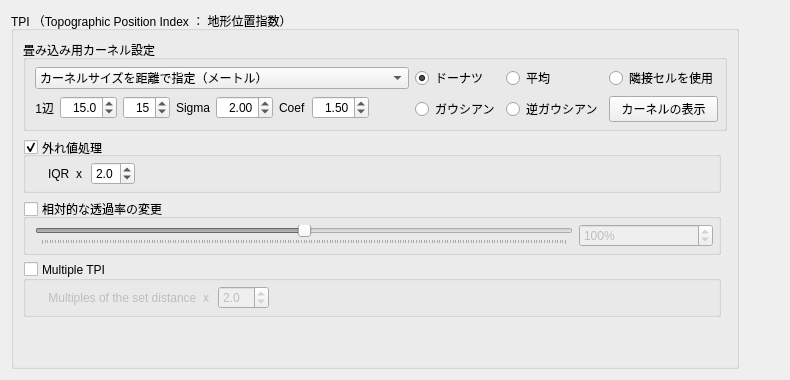
     <widget class="QWidget" name="TpiTab">
      <attribute name="title">
       <string>TPI</string>
      </attribute>
      <layout class="QHBoxLayout" name="horizontalLayout_2">
       <item>
        <widget class="QGroupBox" name="gpBox_Tpi">
         <property name="title">
          <string>TPI （Topographic Position Index ： 地形位置指数）</string>
         </property>
         <property name="checkable">
          <bool>false</bool>
         </property>
         <property name="checked">
          <bool>false</bool>
         </property>
         <layout class="QGridLayout" name="gridLayout_4">
          <item row="0" column="0" colspan="2">
           <widget class="QGroupBox" name="gB_1">
            <property name="styleSheet">
             <string notr="true"/>
            </property>
            <property name="title">
             <string>畳み込み用カーネル設定</string>
            </property>
            <property name="checkable">
             <bool>false</bool>
            </property>
            <layout class="QGridLayout" name="gridLayout">
             <property name="leftMargin">
              <number>9</number>
             </property>
             <property name="topMargin">
              <number>6</number>
             </property>
             <property name="rightMargin">
              <number>6</number>
             </property>
             <property name="bottomMargin">
              <number>6</number>
             </property>
             <item row="0" column="0">
              <layout class="QVBoxLayout" name="vL_2">
               <item>
                <widget class="QComboBox" name="cmbBox_KernelDistanceSpec">
                 <property name="minimumSize">
                  <size>
                   <width>0</width>
                   <height>0</height>
                  </size>
                 </property>
                 <property name="currentIndex">
                  <number>0</number>
                 </property>
                 <item>
                  <property name="text">
                   <string>カーネルサイズを距離で指定（メートル）</string>
                  </property>
                 </item>
                 <item>
                  <property name="text">
                   <string>カーネルサイズをセル数で指定</string>
                  </property>
                 </item>
                </widget>
               </item>
               <item>
                <layout class="QGridLayout" name="gL_4">
                 <item row="0" column="5">
                  <widget class="QLabel" name="l_4">
                   <property name="text">
                    <string>Sigma</string>
                   </property>
                   <property name="alignment">
                    <set>Qt::AlignRight|Qt::AlignTrailing|Qt::AlignVCenter</set>
                   </property>
                   <property name="indent">
                    <number>-1</number>
                   </property>
                  </widget>
                 </item>
                 <item row="0" column="8">
                  <widget class="QgsDoubleSpinBox" name="spinBoxF_TpiGaussCoef">
                   <property name="alignment">
                    <set>Qt::AlignRight|Qt::AlignTrailing|Qt::AlignVCenter</set>
                   </property>
                   <property name="singleStep">
                    <double>0.100000000000000</double>
                   </property>
                   <property name="value">
                    <double>1.500000000000000</double>
                   </property>
                   <property name="showClearButton">
                    <bool>false</bool>
                   </property>
                  </widget>
                 </item>
                 <item row="0" column="7">
                  <widget class="QLabel" name="l_5">
                   <property name="text">
                    <string>Coef</string>
                   </property>
                  </widget>
                 </item>
                 <item row="0" column="9">
                  <spacer name="hS_1">
                   <property name="orientation">
                    <enum>Qt::Horizontal</enum>
                   </property>
                   <property name="sizeHint" stdset="0">
                    <size>
                     <width>40</width>
                     <height>20</height>
                    </size>
                   </property>
                  </spacer>
                 </item>
                 <item row="0" column="2">
                  <widget class="QgsDoubleSpinBox" name="spinBoxF_KernelSizeMetre">
                   <property name="focusPolicy">
                    <enum>Qt::StrongFocus</enum>
                   </property>
                   <property name="frame">
                    <bool>true</bool>
                   </property>
                   <property name="alignment">
                    <set>Qt::AlignRight|Qt::AlignTrailing|Qt::AlignVCenter</set>
                   </property>
                   <property name="decimals">
                    <number>1</number>
                   </property>
                   <property name="maximum">
                    <double>500.000000000000000</double>
                   </property>
                   <property name="singleStep">
                    <double>0.500000000000000</double>
                   </property>
                   <property name="value">
                    <double>15.000000000000000</double>
                   </property>
                   <property name="showClearButton">
                    <bool>false</bool>
                   </property>
                   <property name="clearValue">
                    <bool>false</bool>
                   </property>
                   <property name="expressionsEnabled">
                    <bool>true</bool>
                   </property>
                  </widget>
                 </item>
                 <item row="0" column="1">
                  <widget class="QLabel" name="l_15">
                   <property name="text">
                    <string>1辺</string>
                   </property>
                   <property name="alignment">
                    <set>Qt::AlignRight|Qt::AlignTrailing|Qt::AlignVCenter</set>
                   </property>
                   <property name="indent">
                    <number>-1</number>
                   </property>
                  </widget>
                 </item>
                 <item row="0" column="6">
                  <widget class="QgsDoubleSpinBox" name="spinBoxF_TpiGaussSigma">
                   <property name="focusPolicy">
                    <enum>Qt::StrongFocus</enum>
                   </property>
                   <property name="alignment">
                    <set>Qt::AlignRight|Qt::AlignTrailing|Qt::AlignVCenter</set>
                   </property>
                   <property name="maximum">
                    <double>20.000000000000000</double>
                   </property>
                   <property name="value">
                    <double>2.000000000000000</double>
                   </property>
                   <property name="showClearButton">
                    <bool>false</bool>
                   </property>
                  </widget>
                 </item>
                 <item row="0" column="3">
                  <widget class="QgsSpinBox" name="spinBoxInt_KernelSizeCells">
                   <property name="alignment">
                    <set>Qt::AlignRight|Qt::AlignTrailing|Qt::AlignVCenter</set>
                   </property>
                   <property name="minimum">
                    <number>1</number>
                   </property>
                   <property name="maximum">
                    <number>100</number>
                   </property>
                   <property name="value">
                    <number>15</number>
                   </property>
                   <property name="showClearButton">
                    <bool>false</bool>
                   </property>
                  </widget>
                 </item>
                </layout>
               </item>
              </layout>
             </item>
             <item row="0" column="1">
              <layout class="QGridLayout" name="gridLayout_12">
               <item row="0" column="0">
                <widget class="QRadioButton" name="radioBtn_DoughnutKernel">
                 <property name="text">
                  <string>ドーナツ</string>
                 </property>
                 <property name="checked">
                  <bool>true</bool>
                 </property>
                </widget>
               </item>
               <item row="0" column="1">
                <widget class="QRadioButton" name="radioBtn_MeanKernel">
                 <property name="text">
                  <string>平均</string>
                 </property>
                </widget>
               </item>
               <item row="0" column="2">
                <widget class="QRadioButton" name="radioBtn_OrgKernel">
                 <property name="text">
                  <string>隣接セルを使用</string>
                 </property>
                </widget>
               </item>
               <item row="1" column="0">
                <widget class="QRadioButton" name="radioBtn_GaussKernel">
                 <property name="text">
                  <string>ガウシアン</string>
                 </property>
                </widget>
               </item>
               <item row="1" column="1">
                <widget class="QRadioButton" name="radioBtn_InvGaussKernel">
                 <property name="text">
                  <string>逆ガウシアン</string>
                 </property>
                </widget>
               </item>
               <item row="1" column="2">
                <widget class="QPushButton" name="btn_ShowTpiKernel">
                 <property name="text">
                  <string>カーネルの表示</string>
                 </property>
                </widget>
               </item>
              </layout>
             </item>
            </layout>
           </widget>
          </item>
          <item row="4" column="0">
           <widget class="QGroupBox" name="gpBox_MultipleTpi">
            <property name="title">
             <string>Multiple TPI</string>
            </property>
            <property name="alignment">
             <set>Qt::AlignLeading|Qt::AlignLeft|Qt::AlignVCenter</set>
            </property>
            <property name="checkable">
             <bool>true</bool>
            </property>
            <property name="checked">
             <bool>false</bool>
            </property>
            <layout class="QHBoxLayout" name="horizontalLayout_11">
             <property name="sizeConstraint">
              <enum>QLayout::SetMaximumSize</enum>
             </property>
             <property name="leftMargin">
              <number>9</number>
             </property>
             <property name="topMargin">
              <number>5</number>
             </property>
             <property name="rightMargin">
              <number>5</number>
             </property>
             <property name="bottomMargin">
              <number>5</number>
             </property>
             <item>
              <layout class="QHBoxLayout" name="hL_2">
               <item>
                <widget class="QLabel" name="l_10">
                 <property name="styleSheet">
                  <string notr="true">QLabel{
	padding-left: 10px;
}</string>
                 </property>
                 <property name="text">
                  <string>Multiples of the set distance  x</string>
                 </property>
                 <property name="alignment">
                  <set>Qt::AlignRight|Qt::AlignTrailing|Qt::AlignVCenter</set>
                 </property>
                </widget>
               </item>
               <item>
                <widget class="QgsDoubleSpinBox" name="spinBoxF_TpiMultiplesDistance">
                 <property name="focusPolicy">
                  <enum>Qt::StrongFocus</enum>
                 </property>
                 <property name="decimals">
                  <number>1</number>
                 </property>
                 <property name="minimum">
                  <double>1.500000000000000</double>
                 </property>
                 <property name="maximum">
                  <double>15.000000000000000</double>
                 </property>
                 <property name="singleStep">
                  <double>0.500000000000000</double>
                 </property>
                 <property name="value">
                  <double>2.000000000000000</double>
                 </property>
                 <property name="showClearButton">
                  <bool>false</bool>
                 </property>
                </widget>
               </item>
               <item>
                <spacer name="hS_14">
                 <property name="orientation">
                  <enum>Qt::Horizontal</enum>
                 </property>
                 <property name="sizeHint" stdset="0">
                  <size>
                   <width>439</width>
                   <height>20</height>
                  </size>
                 </property>
                </spacer>
               </item>
              </layout>
             </item>
            </layout>
           </widget>
          </item>
          <item row="2" column="0">
           <widget class="QGroupBox" name="gpBox_TpiOutTreatment">
            <property name="title">
             <string>外れ値処理</string>
            </property>
            <property name="alignment">
             <set>Qt::AlignLeading|Qt::AlignLeft|Qt::AlignVCenter</set>
            </property>
            <property name="checkable">
             <bool>true</bool>
            </property>
            <layout class="QHBoxLayout" name="horizontalLayout">
             <property name="sizeConstraint">
              <enum>QLayout::SetMaximumSize</enum>
             </property>
             <property name="leftMargin">
              <number>9</number>
             </property>
             <property name="topMargin">
              <number>5</number>
             </property>
             <property name="rightMargin">
              <number>5</number>
             </property>
             <property name="bottomMargin">
              <number>5</number>
             </property>
             <item>
              <layout class="QHBoxLayout" name="horizontalLayout_9">
               <item>
                <widget class="QLabel" name="l_9">
                 <property name="styleSheet">
                  <string notr="true">QLabel{
	padding-left: 10px;
}</string>
                 </property>
                 <property name="text">
                  <string>IQR  x</string>
                 </property>
                 <property name="alignment">
                  <set>Qt::AlignRight|Qt::AlignTrailing|Qt::AlignVCenter</set>
                 </property>
                </widget>
               </item>
               <item>
                <widget class="QgsDoubleSpinBox" name="spinBoxF_TpiIQR">
                 <property name="focusPolicy">
                  <enum>Qt::StrongFocus</enum>
                 </property>
                 <property name="decimals">
                  <number>1</number>
                 </property>
                 <property name="minimum">
                  <double>1.000000000000000</double>
                 </property>
                 <property name="maximum">
                  <double>5.000000000000000</double>
                 </property>
                 <property name="singleStep">
                  <double>0.500000000000000</double>
                 </property>
                 <property name="value">
                  <double>2.000000000000000</double>
                 </property>
                 <property name="showClearButton">
                  <bool>false</bool>
                 </property>
                </widget>
               </item>
               <item>
                <spacer name="hS_3">
                 <property name="orientation">
                  <enum>Qt::Horizontal</enum>
                 </property>
                 <property name="sizeHint" stdset="0">
                  <size>
                   <width>439</width>
                   <height>20</height>
                  </size>
                 </property>
                </spacer>
               </item>
              </layout>
             </item>
            </layout>
           </widget>
          </item>
          <item row="5" column="0">
           <spacer name="vS_3">
            <property name="orientation">
             <enum>Qt::Vertical</enum>
            </property>
            <property name="sizeHint" stdset="0">
             <size>
              <width>20</width>
              <height>40</height>
             </size>
            </property>
           </spacer>
          </item>
          <item row="3" column="0">
           <widget class="QGroupBox" name="gpBox_TpiAlpha">
            <property name="title">
             <string>相対的な透過率の変更</string>
            </property>
            <property name="checkable">
             <bool>true</bool>
            </property>
            <property name="checked">
             <bool>false</bool>
            </property>
            <layout class="QGridLayout" name="gridLayout_5" columnstretch="4,1">
             <property name="leftMargin">
              <number>9</number>
             </property>
             <property name="topMargin">
              <number>5</number>
             </property>
             <property name="rightMargin">
              <number>5</number>
             </property>
             <property name="bottomMargin">
              <number>5</number>
             </property>
             <item row="0" column="1">
              <widget class="QgsSpinBox" name="spinBoxInt_TpiAlpha">
               <property name="suffix">
                <string>%</string>
               </property>
               <property name="maximum">
                <number>200</number>
               </property>
               <property name="value">
                <number>100</number>
               </property>
              </widget>
             </item>
             <item row="0" column="0">
              <widget class="QSlider" name="hSlider_TpiAlpha">
               <property name="styleSheet">
                <string notr="true"/>
               </property>
               <property name="maximum">
                <number>200</number>
               </property>
               <property name="value">
                <number>100</number>
               </property>
               <property name="orientation">
                <enum>Qt::Horizontal</enum>
               </property>
               <property name="tickPosition">
                <enum>QSlider::TicksBelow</enum>
               </property>
              </widget>
             </item>
            </layout>
           </widget>
          </item>
         </layout>
        </widget>
       </item>
       <item>
        <spacer name="hS">
         <property name="orientation">
          <enum>Qt::Horizontal</enum>
         </property>
         <property name="sizeHint" stdset="0">
          <size>
           <width>40</width>
           <height>20</height>
          </size>
         </property>
        </spacer>
       </item>
      </layout>
     </widget>
